Frame 1 (no input): blank canvas, image omitted
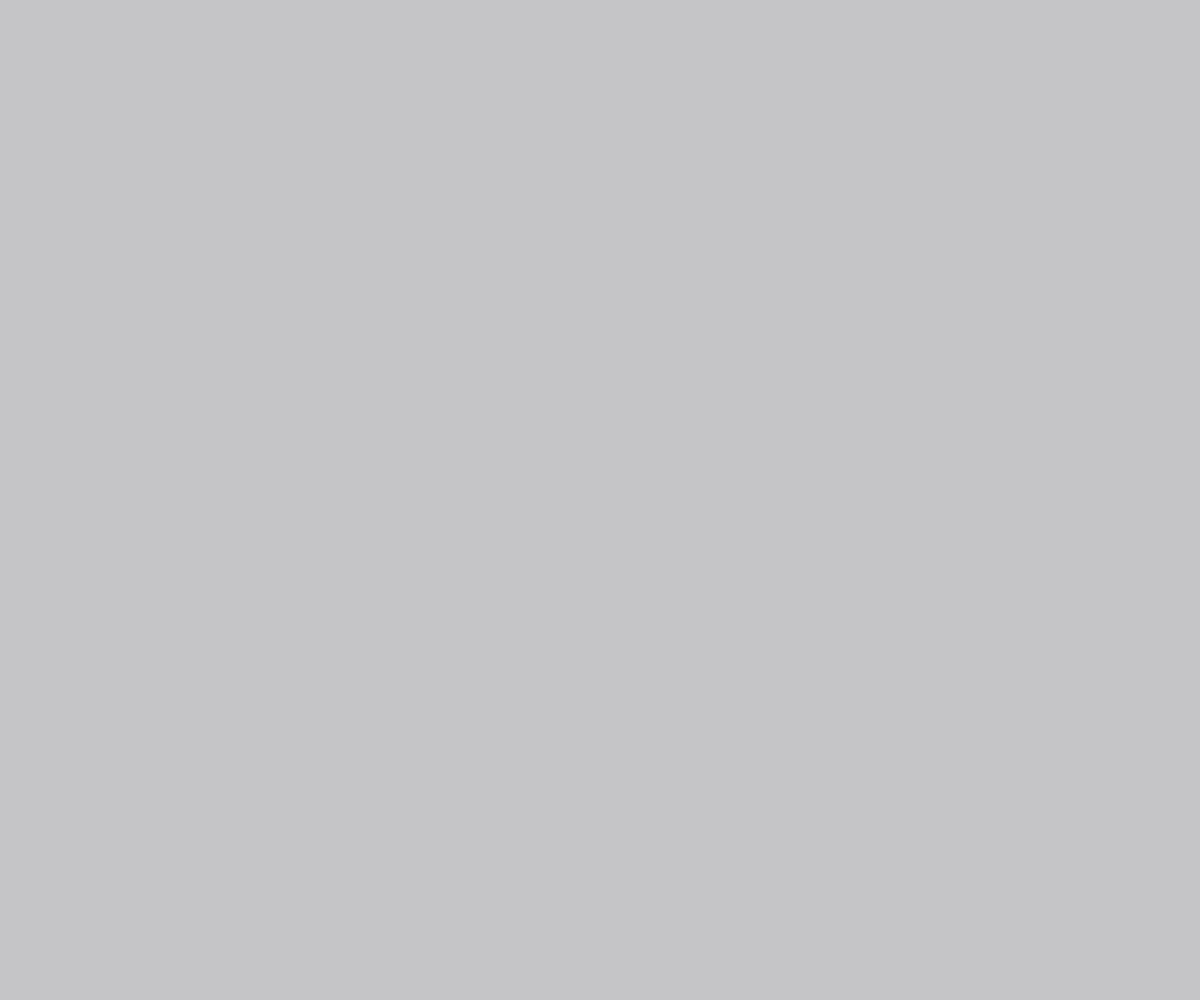
Frame 60 (no input)
Frame 120 (the mouse pressed at the canvas centre since frame 60): blank canvas, image omitted

The p5.js sketch that drew this single still picture (run headless with seeded random() and noise() and a simulated clock; from frame 60 on, the mouse is pressed at the canvas centre):

// p5.js sketch
// ── sketch.js
let squares = [];
const gridSize = 20;
const squareSize = 20;
const pulseSpeed = 0.02;

function setup() {
  createCanvas(windowWidth, windowHeight);
  noStroke();
  
  // Create a grid of squares
  for (let x = 0; x < width; x += gridSize) {
    for (let y = 0; y < height; y += gridSize) {
      squares.push({ x, y });
    }
  }
}

function draw() {
  background(10, 10, 20);
  
  // Calculate pulse effect
  const pulse = sin(frameCount * pulseSpeed);
  const opacity = map(pulse, -1, 1, 50, 200);
  
  // Draw all squares with synchronized opacity
  for (let square of squares) {
    fill(255, 255, 255, opacity);
    rect(square.x, square.y, squareSize, squareSize);
  }
}

function windowResized() {
  resizeCanvas(windowWidth, windowHeight);
}
